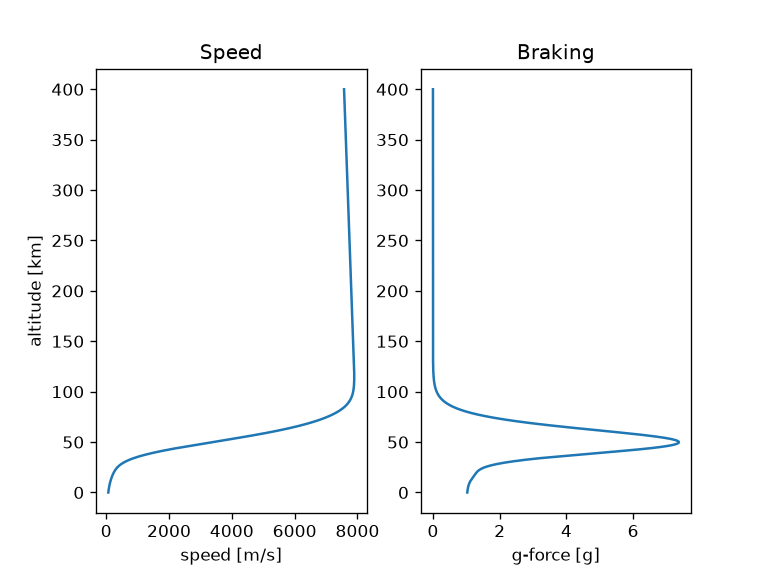

Recreate this plot in Python.
# Step 2.6: How hard does the air brake? (g-force during reentry)

import math
import matplotlib.pyplot as plt

MU = 3.986004418e14   # Earth's gravity strength [m^3/s^2]
RE = 6371e3           # Earth's radius [m]
G0 = 9.81             # "1 g" -- the pull you feel standing on Earth [m/s^2]

RHO0 = 1.225          # air density at sea level [kg/m^3]
H = 8500.0            # scale height [m]


def air_density(h):
    """Air density [kg/m^3] at height h [m] above the ground.  (Step 2.1)"""
    return RHO0 * math.exp(-h / H)


# ---- the ball (same as Step 2.2) ----
m = 4.0                    # mass [kg]
radius = 0.1               # [m]
A = math.pi * radius**2    # front area [m^2]
Cd = 0.47                  # sphere

# ---- start: 400 km orbit + 100 m/s deorbit burn (Step 2.5, Run B) ----
dt = 0.1
t_end = 3 * 3600

x = 0.0
y = RE + 400e3
vx = math.sqrt(MU / y) - 100.0
vy = 0.0
t = 0.0

alts_km = []          # altitude [km]
speeds = []           # speed [m/s]
g_forces = []         # how hard the air brakes, in g's

r = math.sqrt(x**2 + y**2)

while r > RE and t < t_end:
    g = MU / r**2
    rho = air_density(r - RE)
    speed = math.sqrt(vx**2 + vy**2)
    drag = 0.5 * rho * speed**2 * Cd * A

    # NEW: the braking, measured in g's
    braking = drag / m                 # deceleration from the air [m/s^2]
    alts_km.append((r - RE) / 1000)
    speeds.append(speed)
    g_forces.append(braking / G0)      # e.g. 19.6 m/s^2 -> 2 g

    ax = -g * x / r - (drag / m) * vx / speed
    ay = -g * y / r - (drag / m) * vy / speed
    vx = vx + ax * dt
    vy = vy + ay * dt
    x = x + vx * dt
    y = y + vy * dt
    t = t + dt
    r = math.sqrt(x**2 + y**2)

peak = max(g_forces)                   # the biggest g-force of the whole flight
i = g_forces.index(peak)               # WHERE in the list it happened
print("peak g-force =", round(peak, 1), "g")
print("it happened at", round(alts_km[i]), "km, moving at", round(speeds[i]), "m/s")
print("landed after", round(t / 60, 1), "minutes")

plt.subplot(1, 2, 1)                   # left picture
plt.plot(speeds, alts_km)
plt.xlabel("speed [m/s]")
plt.ylabel("altitude [km]")
plt.title("Speed")

plt.subplot(1, 2, 2)                   # right picture
plt.plot(g_forces, alts_km)
plt.xlabel("g-force [g]")
plt.title("Braking")

plt.savefig("step2_6_g_force.png", dpi=120)
plt.show()
